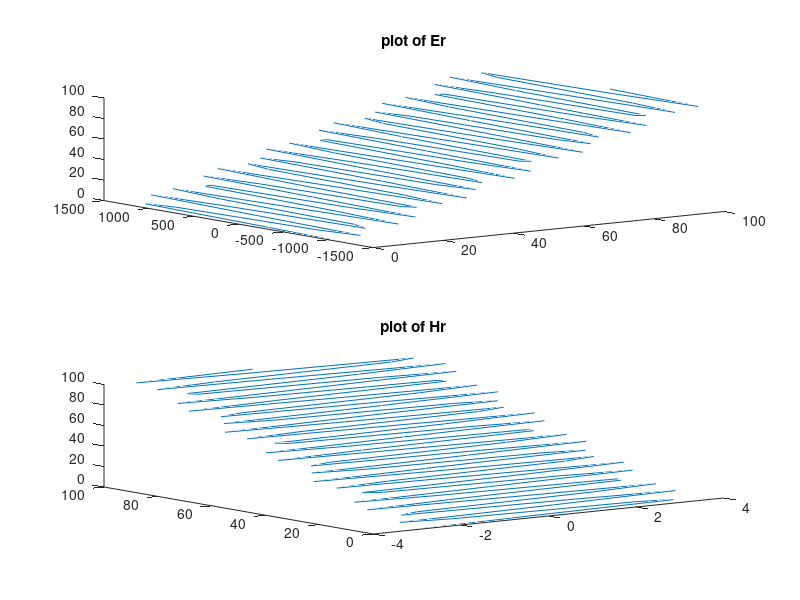
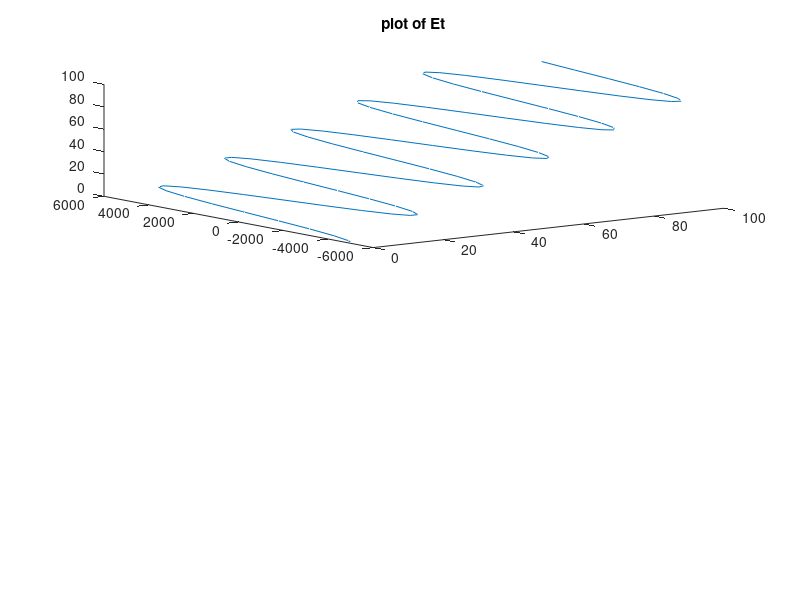

Here is the MATLAB script that generated these plots, in order: (Note: this script raises an error after producing the figures.)
close all;clear all;clc;
w=1e8; %Radian freq. given in the equation of H
c=3e8; %Velocity of light
N0=120*pi; %free space characteristic impedence
ep0=8.854e-12;
mu0=4*pi*1e-7;
ep1=2*ep0; %given
mu1=8*mu0; %given
beta0=w/c;
betal=w*sqrt(ep1*mu1); %Note:betal=4*beta0 as ep1=2*ep0&mu1=8*mu0;sqrt(16)=4.
N1=sqrt(mu1/ep1); %Note: N1=2*NO as ep1=2*ep0&mu1=8*mu0;sqrt(16)=4.
Hi0=10; %given, as H0=10cos(1e8t-beta*z);
Ei0=N0*Hi0; %from the relation N=E/H
t=0:1/w:1e-6;
z=linspace(0,100,length(t));x=z;y=z;
Ei=-Ei0*cos(w*t-beta0*z); %Note: z X x=-y,H has x component propagting in z,hence Ei has -y direction
%****Reflected wave ****
gamma =(N1-N0)/(N1+N0); %REFLECTION coeff
Er0=gamma*Ei0;Hr0=gamma*Hi0;
Er=-Er0*cos(w*t+beta0*z); %z=-z;reflected wave direction
Hr=-Hr0*cos(w*t+beta0*z); %z=-z reflected wave direction
%******Transmitted wave***8
tau=1+gamma; %transmission coeff
Et0=tau*Ei0;Ht0=tau*Hi0;
Et=-Et0*cos(w*t-betal*z);
Ht=-Ht0*cos(w*t-betal*z); 
Ei=-Ei0*cos(w*t-beta0*z);
Er=-Er0*cos(w*t+beta0*z);
Et=-Et0*cos(w*t-betal*z);
figure(1); subplot(211),plot3(x,Er,z); title('plot of Er');
subplot(212),plot3(Hr,y,z);title('plot of Hr');
figure(2); subplot(211),plot3(x,Et,z);
title('plot of Et'); subpost(212),plot3(Ht,y,z);
title('plot of Ht');


